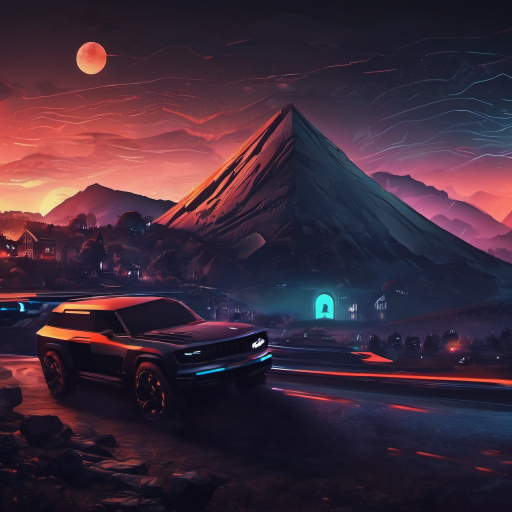
#> input picture game.png, 1024 x 1024 px (shown at 1/2 size); its folder holds only this picture in this run
$ python -i guess.py   (imports and definitions only)   (older library calls are emulated)
#> lines starting #> are read from the running program, lines starting #| are printed output that depends on the picture
from tkinter import *
import tkinter.messagebox as t12
from PIL import Image, ImageTk
# import tkinter as tk
# import sys
# import os
from pygame import mixer
from tkinter import Tk, Label, Button, Entry
# import winsound


def main2():
    root = Tk()
    root.geometry("500x500")
    img12 = Image.open("game.png")
#> img12 is the input picture: PIL image 1024x1024 RGB; mean R, G, B 63.9, 42.9, 57.8
    # re = img12.resize((500, 500), Image.ANTIALIAS)
    re = img12.resize((500, 500))
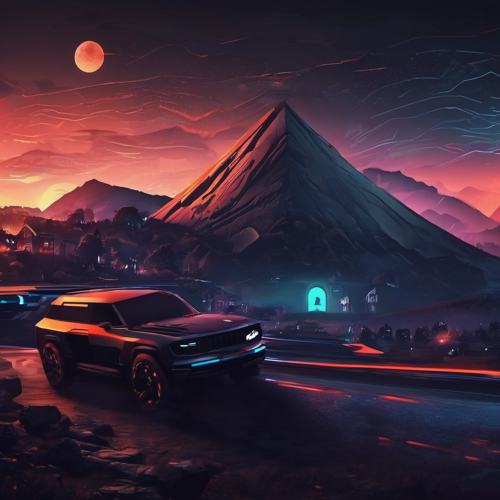
#> re: PIL image 500x500 RGB; mean R, G, B 63.9, 42.9, 57.8
    photo12 = ImageTk.PhotoImage(re)
    pic12 = Label(root, image=photo12)
    pic12.place(x=0, y=0)
    win = StringVar()
    win.set("you are correct")
    label = Label(root, textvariable=win, font="comicsansms 42 bold", fg="white", bg="black")
    label.place(x=50, y=220)
    mixer.music.stop()
#> (this line was passed over: pygame is not available in this run)
    mixer.init()
    mixer.music.load("gw.mp3")
    mixer.music.play(-1)
    def restart_app():
        root.destroy()
        main()
    ab = Button(root, text="Restart", font=" comicsansms 22 bold ", fg="white", bg="black",
                command=restart_app)
    ab.place(x=200, y=400)
    ab.bind("<Control-r>", restart_app)
    root.mainloop()
def fun():
    message = t12.showinfo("game rules", "*guess any number the player who guesses correct wins *you have 5 chances")
# [117 lines left out: functions main1, main, not called in this run]
# [2 lines not run here, left out]

>>> result = main2()
